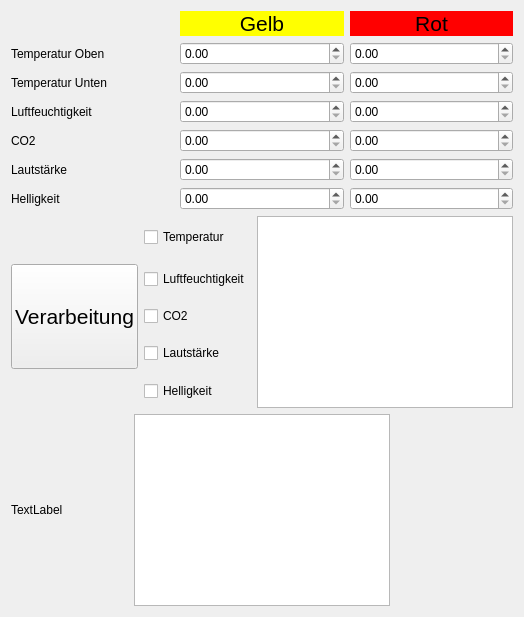
      <widget class="QWidget" name="advanced">
       <layout class="QHBoxLayout" name="horizontalLayout_5">
        <item>
         <layout class="QVBoxLayout" name="verticalLayout_3">
          <item>
           <layout class="QGridLayout" name="gridLayout_3">
            <item row="0" column="1">
             <widget class="QLabel" name="label_8">
              <property name="styleSheet">
               <string notr="true">background-color: rgb(255, 255, 0);</string>
              </property>
              <property name="text">
               <string>&lt;html&gt;&lt;head/&gt;&lt;body&gt;&lt;p align=&quot;center&quot;&gt;&lt;span style=&quot; font-size:16pt;&quot;&gt;Gelb&lt;/span&gt;&lt;/p&gt;&lt;/body&gt;&lt;/html&gt;</string>
              </property>
             </widget>
            </item>
            <item row="0" column="2">
             <widget class="QLabel" name="label_9">
              <property name="styleSheet">
               <string notr="true">background-color: rgb(255, 0, 0);</string>
              </property>
              <property name="text">
               <string>&lt;html&gt;&lt;head/&gt;&lt;body&gt;&lt;p align=&quot;center&quot;&gt;&lt;span style=&quot; font-size:16pt;&quot;&gt;Rot&lt;/span&gt;&lt;/p&gt;&lt;/body&gt;&lt;/html&gt;</string>
              </property>
             </widget>
            </item>
            <item row="1" column="0">
             <widget class="QLabel" name="label_6">
              <property name="text">
               <string>Temperatur Oben</string>
              </property>
             </widget>
            </item>
            <item row="1" column="1">
             <widget class="QDoubleSpinBox" name="doubleSpinBox"/>
            </item>
            <item row="1" column="2">
             <widget class="QDoubleSpinBox" name="doubleSpinBox_6"/>
            </item>
            <item row="2" column="0">
             <widget class="QLabel" name="label_7">
              <property name="text">
               <string>Temperatur Unten</string>
              </property>
             </widget>
            </item>
            <item row="2" column="1">
             <widget class="QDoubleSpinBox" name="doubleSpinBox_5"/>
            </item>
            <item row="2" column="2">
             <widget class="QDoubleSpinBox" name="doubleSpinBox_7"/>
            </item>
            <item row="3" column="0">
             <widget class="QLabel" name="label_2">
              <property name="text">
               <string>Luftfeuchtigkeit</string>
              </property>
             </widget>
            </item>
            <item row="3" column="1">
             <widget class="QDoubleSpinBox" name="doubleSpinBox_2"/>
            </item>
            <item row="3" column="2">
             <widget class="QDoubleSpinBox" name="doubleSpinBox_3"/>
            </item>
            <item row="4" column="0">
             <widget class="QLabel" name="label_3">
              <property name="text">
               <string>CO2</string>
              </property>
             </widget>
            </item>
            <item row="4" column="1">
             <widget class="QDoubleSpinBox" name="doubleSpinBox_4"/>
            </item>
            <item row="4" column="2">
             <widget class="QDoubleSpinBox" name="doubleSpinBox_8"/>
            </item>
            <item row="5" column="0">
             <widget class="QLabel" name="label_4">
              <property name="text">
               <string>Lautstärke</string>
              </property>
             </widget>
            </item>
            <item row="5" column="1">
             <widget class="QDoubleSpinBox" name="doubleSpinBox_9"/>
            </item>
            <item row="5" column="2">
             <widget class="QDoubleSpinBox" name="doubleSpinBox_10"/>
            </item>
            <item row="6" column="0">
             <widget class="QLabel" name="label_5">
              <property name="text">
               <string>Helligkeit</string>
              </property>
             </widget>
            </item>
            <item row="6" column="1">
             <widget class="QDoubleSpinBox" name="doubleSpinBox_11"/>
            </item>
            <item row="6" column="2">
             <widget class="QDoubleSpinBox" name="doubleSpinBox_12"/>
            </item>
           </layout>
          </item>
          <item>
           <layout class="QGridLayout" name="gridLayout_4">
            <item row="0" column="1">
             <widget class="QCheckBox" name="checkBox">
              <property name="text">
               <string>Temperatur</string>
              </property>
             </widget>
            </item>
            <item row="0" column="2" rowspan="5">
             <widget class="QListView" name="listView">
              <property name="sizePolicy">
               <sizepolicy hsizetype="Minimum" vsizetype="Fixed">
                <horstretch>0</horstretch>
                <verstretch>0</verstretch>
               </sizepolicy>
              </property>
             </widget>
            </item>
            <item row="1" column="0" rowspan="3">
             <widget class="QPushButton" name="pushButton">
              <property name="sizePolicy">
               <sizepolicy hsizetype="Preferred" vsizetype="Preferred">
                <horstretch>0</horstretch>
                <verstretch>0</verstretch>
               </sizepolicy>
              </property>
              <property name="font">
               <font>
                <pointsize>16</pointsize>
               </font>
              </property>
              <property name="text">
               <string>Verarbeitung</string>
              </property>
             </widget>
            </item>
            <item row="2" column="1">
             <widget class="QCheckBox" name="checkBox_3">
              <property name="text">
               <string>CO2</string>
              </property>
             </widget>
            </item>
            <item row="3" column="1">
             <widget class="QCheckBox" name="checkBox_4">
              <property name="text">
               <string>Lautstärke</string>
              </property>
             </widget>
            </item>
            <item row="4" column="1">
             <widget class="QCheckBox" name="checkBox_5">
              <property name="text">
               <string>Helligkeit</string>
              </property>
             </widget>
            </item>
            <item row="1" column="1">
             <widget class="QCheckBox" name="checkBox_2">
              <property name="text">
               <string>Luftfeuchtigkeit</string>
              </property>
             </widget>
            </item>
           </layout>
          </item>
          <item>
           <layout class="QHBoxLayout" name="horizontalLayout">
            <item>
             <widget class="QLabel" name="label_10">
              <property name="text">
               <string>TextLabel</string>
              </property>
             </widget>
            </item>
            <item>
             <widget class="QListWidget" name="listWidget">
              <property name="sizePolicy">
               <sizepolicy hsizetype="Preferred" vsizetype="Preferred">
                <horstretch>0</horstretch>
                <verstretch>0</verstretch>
               </sizepolicy>
              </property>
              <property name="sizeIncrement">
               <size>
                <width>0</width>
                <height>0</height>
               </size>
              </property>
             </widget>
            </item>
            <item>
             <widget class="PlotWidget" name="anzeigegraph" native="true"/>
            </item>
           </layout>
          </item>
         </layout>
        </item>
       </layout>
      </widget>
